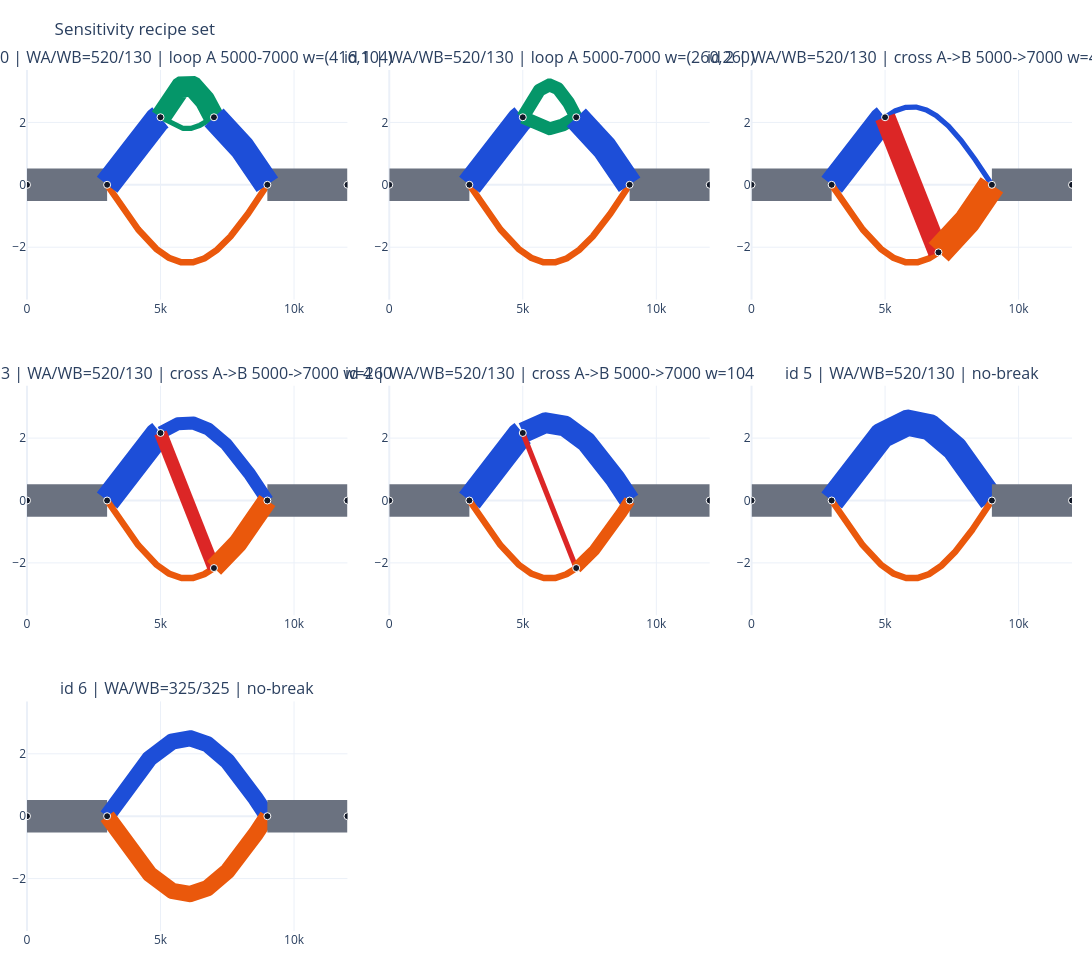

Notebook source saved alongside this figure:
### Code cell
fig = plot_recipe_grid(
    SENSITIVITY_REF,
    network_ids=range(7),
    cols=3,
    title="Sensitivity recipe set",
)
fig
